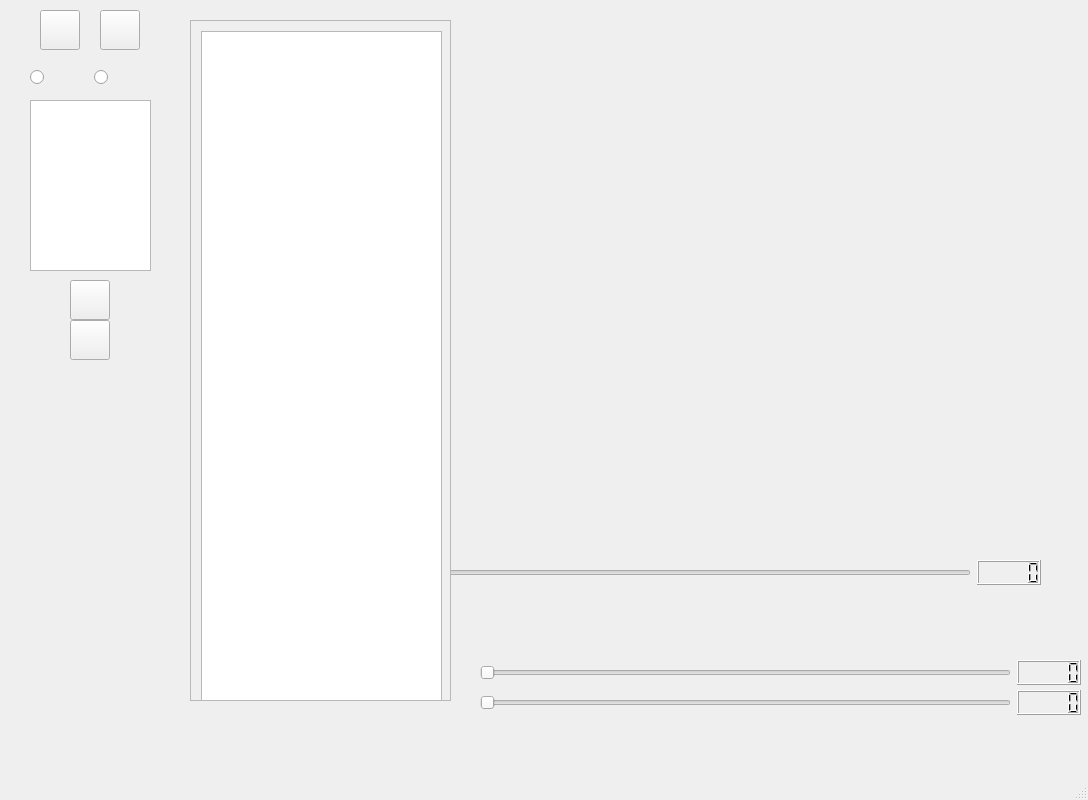
<?xml version="1.0" encoding="UTF-8"?>
<ui version="4.0">
 <class>MainWindow</class>
 <widget class="QMainWindow" name="MainWindow">
  <property name="geometry">
   <rect>
    <x>0</x>
    <y>0</y>
    <width>1088</width>
    <height>800</height>
   </rect>
  </property>
  <property name="windowTitle">
   <string>MainWindow</string>
  </property>
  <widget class="QWidget" name="centralwidget">
   <widget class="MatplotlibWidget" name="matplotlibwidget_static" native="true">
    <property name="geometry">
     <rect>
      <x>480</x>
      <y>30</y>
      <width>601</width>
      <height>631</height>
     </rect>
    </property>
    <zorder>matplotlibwidget_static_2</zorder>
    <zorder>horizontalSliderSS</zorder>
   </widget>
   <widget class="MatplotlibWidget" name="matplotlibwidget_static_2" native="true">
    <property name="geometry">
     <rect>
      <x>270</x>
      <y>20</y>
      <width>781</width>
      <height>571</height>
     </rect>
    </property>
    <widget class="QWidget" name="layoutWidget">
     <property name="geometry">
      <rect>
       <x>10</x>
       <y>540</y>
       <width>761</width>
       <height>25</height>
      </rect>
     </property>
     <layout class="QHBoxLayout" name="horizontalLayout_4">
      <item>
       <widget class="QSlider" name="horizontalSliderSS">
        <property name="orientation">
         <enum>Qt::Horizontal</enum>
        </property>
       </widget>
      </item>
      <item>
       <widget class="QLCDNumber" name="lcdNumberSS"/>
      </item>
     </layout>
    </widget>
   </widget>
   <widget class="QPushButton" name="wyChooseFile">
    <property name="geometry">
     <rect>
      <x>40</x>
      <y>10</y>
      <width>40</width>
      <height>40</height>
     </rect>
    </property>
    <property name="text">
     <string/>
    </property>
    <property name="icon">
     <iconset>
      <normalon>:/pic/img/folder.png</normalon>
     </iconset>
    </property>
    <property name="iconSize">
     <size>
      <width>30</width>
      <height>30</height>
     </size>
    </property>
    <property name="autoDefault">
     <bool>false</bool>
    </property>
   </widget>
   <widget class="QPushButton" name="wyShowArchitecture">
    <property name="geometry">
     <rect>
      <x>100</x>
      <y>10</y>
      <width>40</width>
      <height>40</height>
     </rect>
    </property>
    <property name="text">
     <string/>
    </property>
    <property name="icon">
     <iconset resource="img.qrc">
      <normaloff>:/pic/img/biology.png</normaloff>:/pic/img/biology.png</iconset>
    </property>
    <property name="iconSize">
     <size>
      <width>30</width>
      <height>30</height>
     </size>
    </property>
   </widget>
   <widget class="QPushButton" name="wySubsetSelection">
    <property name="geometry">
     <rect>
      <x>70</x>
      <y>320</y>
      <width>40</width>
      <height>40</height>
     </rect>
    </property>
    <property name="text">
     <string/>
    </property>
    <property name="icon">
     <iconset>
      <normalon>:/pic/img/microscope.png</normalon>
     </iconset>
    </property>
    <property name="iconSize">
     <size>
      <width>30</width>
      <height>30</height>
     </size>
    </property>
   </widget>
   <widget class="QPushButton" name="wyPlot">
    <property name="geometry">
     <rect>
      <x>70</x>
      <y>280</y>
      <width>40</width>
      <height>40</height>
     </rect>
    </property>
    <property name="text">
     <string/>
    </property>
    <property name="icon">
     <iconset>
      <normalon>:/pic/img/brush.png</normalon>
     </iconset>
    </property>
    <property name="iconSize">
     <size>
      <width>30</width>
      <height>30</height>
     </size>
    </property>
   </widget>
   <widget class="QListView" name="listView">
    <property name="geometry">
     <rect>
      <x>30</x>
      <y>100</y>
      <width>121</width>
      <height>171</height>
     </rect>
    </property>
   </widget>
   <widget class="QWidget" name="layoutWidget">
    <property name="geometry">
     <rect>
      <x>30</x>
      <y>60</y>
      <width>122</width>
      <height>36</height>
     </rect>
    </property>
    <layout class="QHBoxLayout" name="horizontalLayout">
     <item>
      <widget class="QRadioButton" name="radioButton">
       <property name="text">
        <string/>
       </property>
       <property name="icon">
        <iconset>
         <normalon>:/pic/img/funnel.png</normalon>
        </iconset>
       </property>
       <property name="iconSize">
        <size>
         <width>30</width>
         <height>30</height>
        </size>
       </property>
      </widget>
     </item>
     <item>
      <widget class="QRadioButton" name="radioButton_2">
       <property name="text">
        <string/>
       </property>
       <property name="icon">
        <iconset>
         <normalon>:/pic/img/layers.png</normalon>
        </iconset>
       </property>
       <property name="iconSize">
        <size>
         <width>30</width>
         <height>30</height>
        </size>
       </property>
      </widget>
     </item>
    </layout>
   </widget>
   <widget class="QScrollArea" name="scrollArea">
    <property name="geometry">
     <rect>
      <x>190</x>
      <y>20</y>
      <width>261</width>
      <height>681</height>
     </rect>
    </property>
    <property name="widgetResizable">
     <bool>true</bool>
    </property>
    <widget class="QWidget" name="scrollAreaWidgetContents">
     <property name="geometry">
      <rect>
       <x>0</x>
       <y>0</y>
       <width>259</width>
       <height>679</height>
      </rect>
     </property>
     <widget class="QGraphicsView" name="graphicsView">
      <property name="geometry">
       <rect>
        <x>10</x>
        <y>10</y>
        <width>241</width>
        <height>671</height>
       </rect>
      </property>
     </widget>
    </widget>
   </widget>
   <widget class="QWidget" name="layoutWidget">
    <property name="geometry">
     <rect>
      <x>480</x>
      <y>660</y>
      <width>601</width>
      <height>25</height>
     </rect>
    </property>
    <layout class="QHBoxLayout" name="horizontalLayout_2">
     <item>
      <widget class="QSlider" name="horizontalSliderPatch">
       <property name="orientation">
        <enum>Qt::Horizontal</enum>
       </property>
      </widget>
     </item>
     <item>
      <widget class="QLCDNumber" name="lcdNumberPatch"/>
     </item>
    </layout>
   </widget>
   <widget class="QWidget" name="layoutWidget">
    <property name="geometry">
     <rect>
      <x>480</x>
      <y>690</y>
      <width>601</width>
      <height>25</height>
     </rect>
    </property>
    <layout class="QHBoxLayout" name="horizontalLayout_3">
     <item>
      <widget class="QSlider" name="horizontalSliderSlice">
       <property name="orientation">
        <enum>Qt::Horizontal</enum>
       </property>
      </widget>
     </item>
     <item>
      <widget class="QLCDNumber" name="lcdNumberSlice"/>
     </item>
    </layout>
   </widget>
  </widget>
  <widget class="QMenuBar" name="menubar">
   <property name="geometry">
    <rect>
     <x>0</x>
     <y>0</y>
     <width>1088</width>
     <height>23</height>
    </rect>
   </property>
  </widget>
  <widget class="QStatusBar" name="statusbar"/>
 </widget>
 <customwidgets>
  <customwidget>
   <class>MatplotlibWidget</class>
   <extends>QWidget</extends>
   <header location="global">matplotlibwidget.h</header>
   <container>1</container>
  </customwidget>
 </customwidgets>
 <resources>
  <include location="img.qrc"/>
 </resources>
 <connections/>
</ui>
